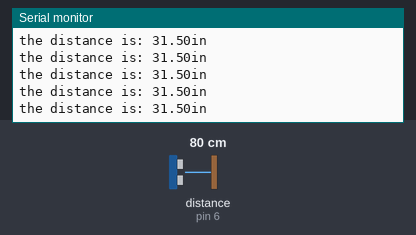
The sketch below on a simulated Arduino Uno, built with avr-gcc and run on an emulated ATmega328P. Shown: the last lines printed to the serial monitor. Inputs (shaded band) come from the test bench; at power-on: distance to the obstacle (sensor on pin 6) 80 cm. The echo pulse lasts 58.3 µs per cm.

Above: at 1.2 s.
1.3 s: distance to the obstacle (sensor on pin 6) set to 250 cm
At 1.5 s:
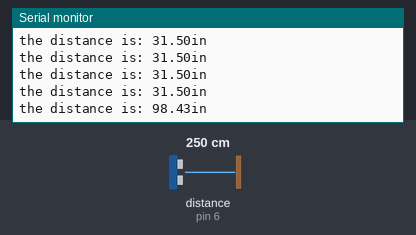
4.3 s: distance to the obstacle (sensor on pin 6) set to 35 cm
At 4.39 s:
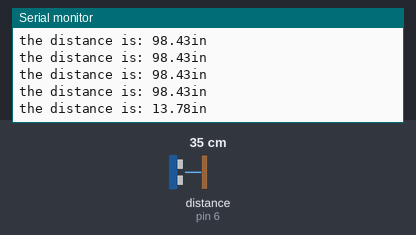
7.3 s: distance to the obstacle (sensor on pin 6) set to 250 cm
At 7.39 s:
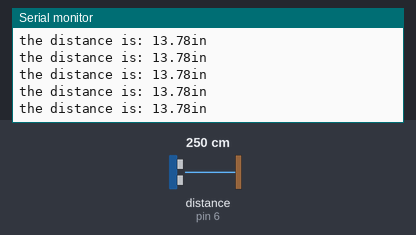
13.3 s: distance to the obstacle (sensor on pin 6) set to 35 cm
Timing chart, 0 to 16.3 s (numbered marks = the images above; inputs shaded):
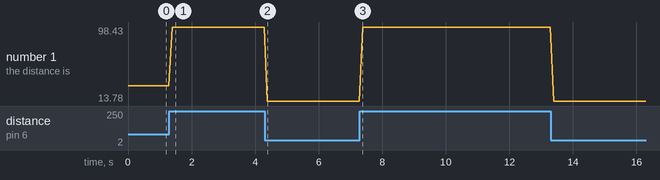

The sketch:

distance_sensing_payload.ino
```cpp
#include <HCSR04.h>

UltraSonicDistanceSensor distanceSensor(5, 6);//initialisation class HCSR04 (trig pin , echo pin)
void setup() {

Serial.begin(9600);

}

void loop() {
  float distance = distanceSensor.measureDistanceCm(); // extracting distance measurment reading
  float distance_in = distance/2.54;
  float distance_ft = distance/30.48; //converting cm to ft
  Serial.print("the distance is: ");
  Serial.print(distance_in);
  Serial.print("in\n");
  delay(100); //sampling frequency 10Hz


}
```

Measured:
- after the input at 1.3 s, the serial monitor: prints a new line after 0.09 s (image 1)
- after the input at 4.3 s, the serial monitor: prints a new line after 0.09 s (image 2)
- plotted number 1: 31.5 → 98.43 after the input at 1.3 s, 98.43 → 13.78 after the input at 4.3 s, 13.78 → 98.43 after the input at 7.3 s, 98.43 → 13.78 after the input at 13.3 s
